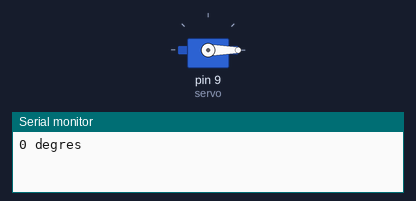
This sketch was run on a simulated Arduino Uno, built with avr-gcc and run on an emulated ATmega328P. On the bench: servo, the last lines printed to the serial monitor.

Above: at 0.05 s.
At 1.5 s:
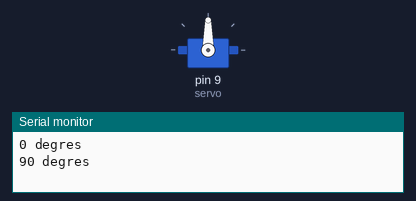
At 3.0 s:
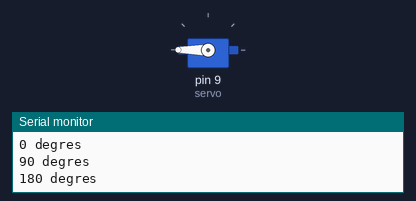
Timing chart, 0 to 6.9 s (numbered marks = the images above):
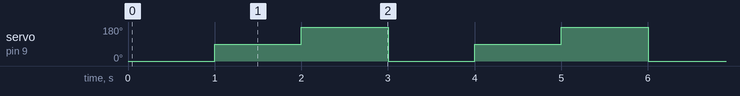

The sketch:

servo-uno.ino
```cpp
// Test servomoteur : le bras se positionne à 0°, 90° puis 180°.
#include <Servo.h>

Servo servo;

void setup() {
  servo.attach(9);
  Serial.begin(115200);
}

void loop() {
  servo.write(0);
  Serial.println("0 degres");
  delay(1000);
  servo.write(90);
  Serial.println("90 degres");
  delay(1000);
  servo.write(180);
  Serial.println("180 degres");
  delay(1000);
}
```

Measured:
- by itself, servo on pin 9 (servo): repeats every 3.0 s: 180° 1.0 s, 0° 1.0 s, 90° 1.0 s
